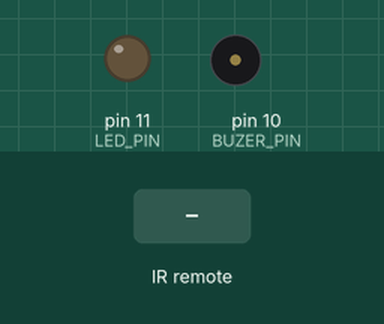
This sketch was run on a simulated Arduino Uno, built with avr-gcc and run on an emulated ATmega328P. Parts: output pins drawn as LEDs (lit = HIGH), buzzer (waves = sounding). The test bench sets the inputs (shaded band).

Above: at 1.2 s.
1.3 s: infrared code 0xFFA25D received
At 2.1 s:
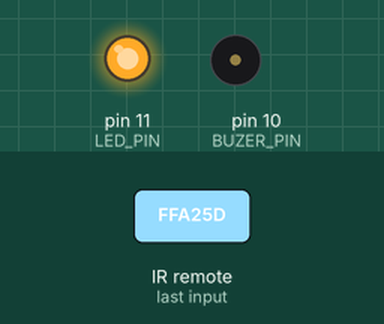
2.8 s: infrared code 0xFF30CF received
At 3.0 s:
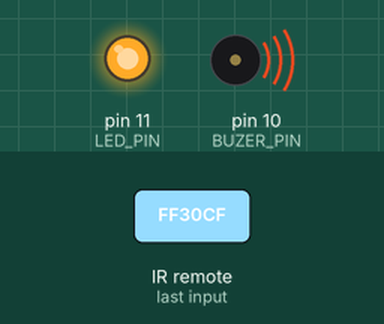
Timing chart, 0 to 5.8 s (numbered marks = the images above; inputs shaded):
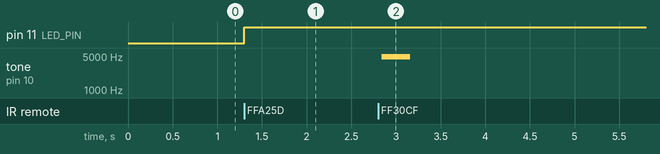

The sketch:

Sketch9-IR.ino
```cpp
#include <IRremote.h>

#define IR_PIN 8
#define BUZER_PIN 10
#define LED_PIN 11

IRrecv irrecv(IR_PIN);

boolean LED_ON = false;

void setup() {
    pinMode(LED_PIN, OUTPUT);
    pinMode(BUZER_PIN, OUTPUT);

    Serial.begin(9600);

    irrecv.enableIRIn();
}

void loop() {
    decode_results results;
    if (irrecv.decode(&results)) {
        switch (results.value) {
            case 0xFFA25D:
                LED_ON = !LED_ON;

                if (LED_ON) {
                    digitalWrite(LED_PIN, HIGH);
                } else {
                    digitalWrite(LED_PIN, LOW);
                }
                break;

            case 0xFF30CF:
                playTone('c', 300);
                break;

            case 0xFF18E7:
                playTone('d', 300);
                break;

            case 0xFF7A85:
                playTone('e', 300);
                break;

            default:
                Serial.print("No command for 0x");
                Serial.println(results.value, HEX);
                break;
        }

        delay(50);
        irrecv.resume();
    }
}

void playTone(int tone, int duration) {
    for (long i = 0; i < duration * 1000L; i += tone * 2) {
        digitalWrite(BUZER_PIN, HIGH);
        delayMicroseconds(tone);
        digitalWrite(BUZER_PIN, LOW);
        delayMicroseconds(tone);
    }
}

void playNote(char note, int duration) {
    char names[] = { 'c', 'd', 'e', 'f', 'g', 'a', 'b', 'C' };
    int tones[] = { 1915, 1700, 1519, 1432, 1275, 1136, 1014, 956 };

    // play the tone corresponding to the note name
    for (int i = 0; i < 8; i++) {
        if (names[i] == note) {
            playTone(tones[i], duration);
        }
    }
}
```

Measured:
- after the input at 1.3 s, pin 11 (LED_PIN): LOW → HIGH at once
- after the input at 2.8 s, tone on pin 10 (BUZER_PIN): silent → 4835 Hz at once, → silent 0.32 s later
